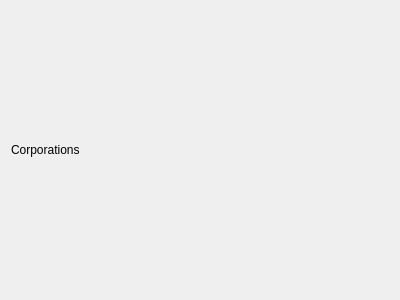
<?xml version="1.0" encoding="UTF-8"?>
<ui version="4.0">
 <class>MTCorporationDetails</class>
 <widget class="MTEditDetails" name="MTCorporationDetails">
  <property name="geometry">
   <rect>
    <x>0</x>
    <y>0</y>
    <width>400</width>
    <height>300</height>
   </rect>
  </property>
  <property name="windowTitle">
   <string>Form</string>
  </property>
  <layout class="QVBoxLayout" name="verticalLayout">
   <item>
    <widget class="QLabel" name="label">
     <property name="text">
      <string>Corporations</string>
     </property>
    </widget>
   </item>
  </layout>
 </widget>
 <customwidgets>
  <customwidget>
   <class>MTEditDetails</class>
   <extends>QWidget</extends>
   <header>editdetails.h</header>
   <container>1</container>
  </customwidget>
 </customwidgets>
 <resources/>
 <connections/>
</ui>
